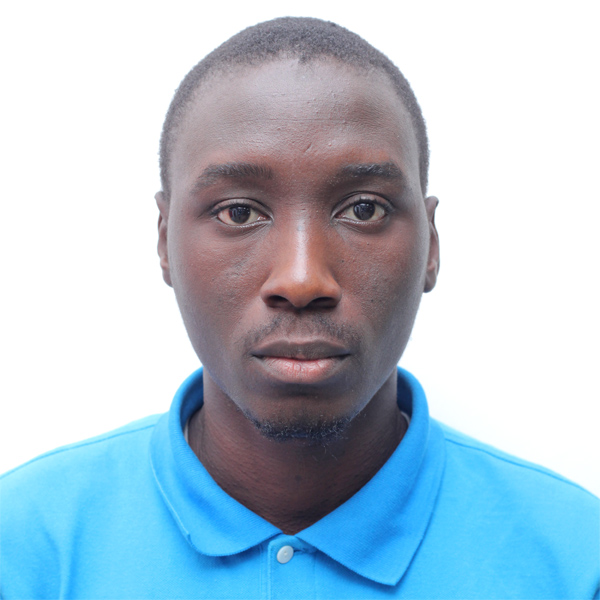
#> input picture imagemanipulations/ALIU_ABDULMUJEEB_OLOLADE.jpg, 600 x 600 px
$ jupyter execute --allow-errors rotatingimages.ipynb
#> lines starting #> are read from the running program, lines starting #| are printed output that depends on the picture
#> (a cell that did not finish here is left out)

[cell 2]
import cv2
import numpy as np

image = cv2.imread("ALIU_ABDULMUJEEB_OLOLADE.jpg")
#> image is the input picture: shape (600, 600, 3); mean B, G, R 210.6, 196.2, 175.3

width, height = image.shape[:2]
#> width = 600; height = 600

rotation_matrix = cv2.getRotationMatrix2D((width/2, height/2), 90,.5)

rotated_image = cv2.warpAffine(image, rotation_matrix, (width, height))
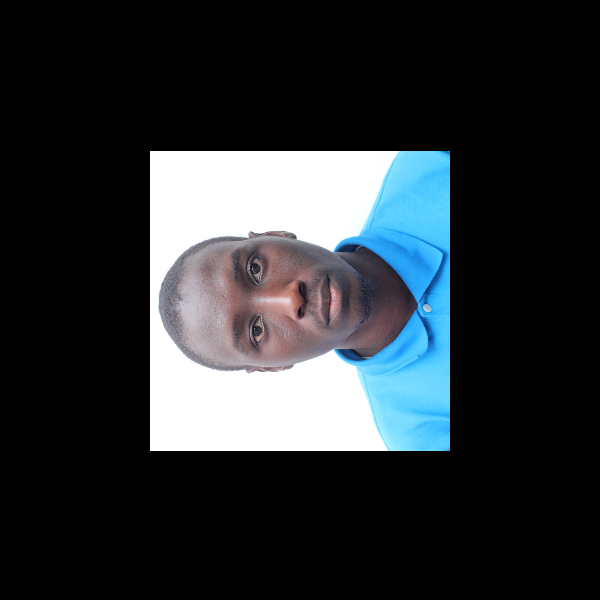
#> rotated_image: shape (600, 600, 3); mean B, G, R 52.7, 49.1, 43.8
cv2.imwrite("ALIU_ABDULMUJEEB_OLOLADE_rotated_warpAffine.jpg", rotated_image)

cv2.imshow("Rotated with wrapAffine", rotated_image)
cv2.waitKey(0)
cv2.destroyAllWindows()

#> (a cell that did not finish here is left out)

[cell 4]
import cv2
import numpy as np

image = cv2.imread("ALIU_ABDULMUJEEB_OLOLADE.jpg")

rotated_image = cv2.transpose(image)
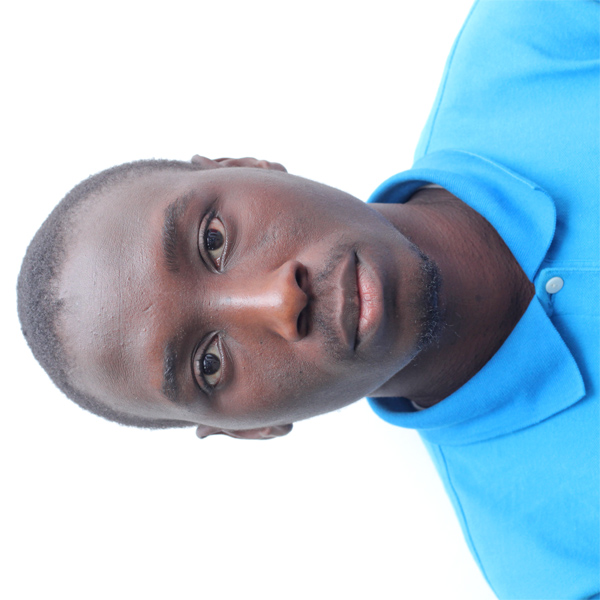
#> rotated_image: shape (600, 600, 3); mean B, G, R 210.6, 196.2, 175.3
cv2.imwrite("ALIU_ABDULMUJEEB_OLOLADE_rotated_transpose.jpg", rotated_image)
#not_image = cv2.bitwise_not(rotated_image) #LOL
#> (the rest of this cell did not finish here and is left out)
